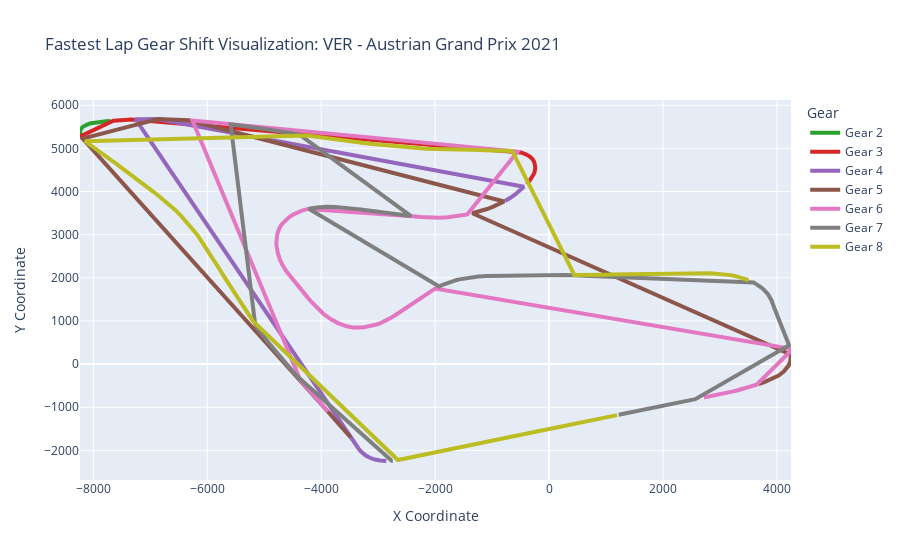

Notebook code cell kept with this figure:
### Code cell
import fastf1
import numpy as np
import plotly.graph_objects as go
from plotly.colors import DEFAULT_PLOTLY_COLORS

# Load the data
session = fastf1.get_session(2021, 'Austrian Grand Prix', 'Q')
session.load()
lap = session.laps.pick_fastest()
tel = lap.get_telemetry()

# Prepare the data
x = tel['X'].values
y = tel['Y'].values
gear = tel['nGear'].values

# Create a plotly figure
fig = go.Figure()

# Add traces for each gear
for i in range(1, 9):
    mask = gear == i
    fig.add_trace(go.Scatter(
        x=x[mask],
        y=y[mask],
        mode='lines',
        name=f'Gear {i}',
        line=dict(color=DEFAULT_PLOTLY_COLORS[i % len(DEFAULT_PLOTLY_COLORS)], width=4)
    ))

# Update layout
fig.update_layout(
    title=f"Fastest Lap Gear Shift Visualization: {lap['Driver']} - {session.event['EventName']} {session.event.year}",
    xaxis_title="X Coordinate",
    yaxis_title="Y Coordinate",
    legend_title="Gear",
    showlegend=True
)

# Show the figure
fig.show()
